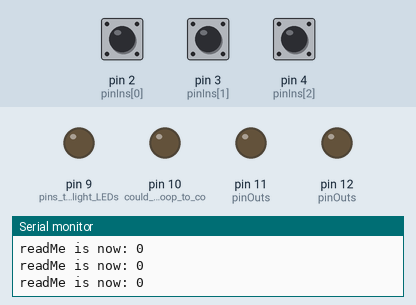
Recording of a sketch running on a simulated Arduino Uno, built with avr-gcc and run on an emulated ATmega328P. Parts: output pins drawn as LEDs (lit = HIGH), the last lines printed to the serial monitor. The inputs (shaded band) are chosen by the test bench; at power-on: pin 2 (pinIns[0]) HIGH, pin 3 (pinIns[1]) HIGH, pin 4 (pinIns[2]) HIGH.

Above: at 1.8 s.
1.9 s: pin 2 (pinIns[0]) pulled LOW for 0.6 s
At 2.4 s:
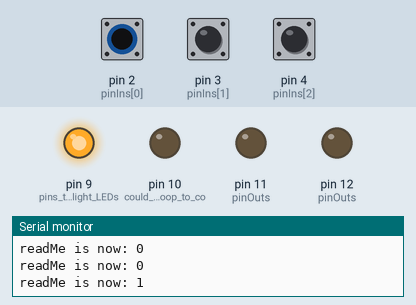
4.0 s: pin 3 (pinIns[1]) pulled LOW for 0.6 s
At 4.6 s:
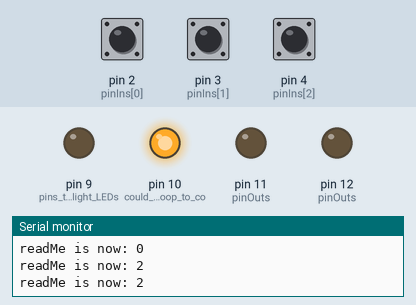
6.5 s: pin 4 (pinIns[2]) pulled LOW for 0.6 s
At 7.3 s:
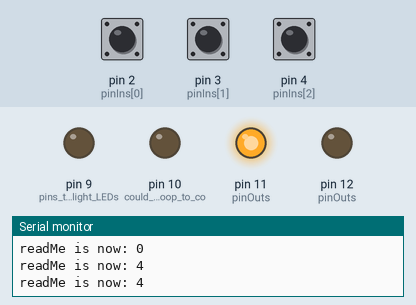
9.0 s: pin 4 (pinIns[2]) pulled LOW for 3.2 s
At 13.6 s:
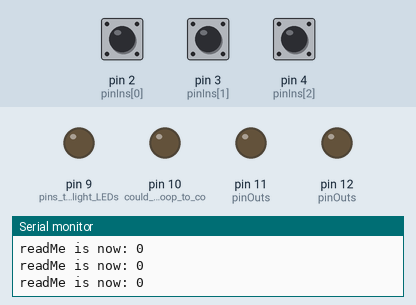
14.0 s: pin 2 (pinIns[0]) pulled LOW for 3.2 s
At 14.8 s:
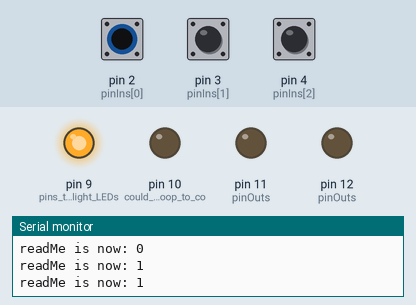
19.0 s: pin 2 (pinIns[0]) driven LOW and pin 3 (pinIns[1]) driven LOW
At 19.8 s:
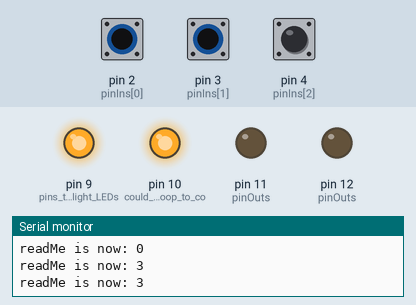
Timing chart, 0 to 21.5 s (numbered marks = the images above; inputs shaded):
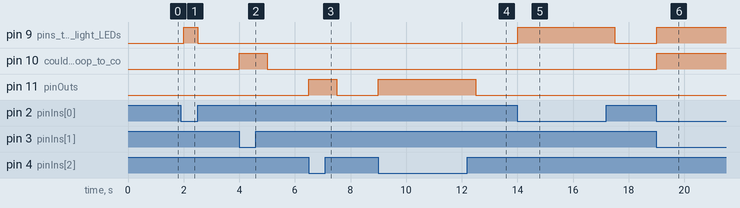

The sketch:

BinaryDisplayFromInput.ino
```cpp
// BinaryDisplayFromInput -- experiment to input number (many ways possible),
// display in binary lites; could get keybd, serial or switch input, use binary
// output other ways

// #define readMe 14  // provide arbitrary number < 7 or 16 if no other input source

byte readMe = 0;   // variable's 8 bits (max) can be read from switches or other input
                // then used to set n LEDs on/off to display its binary format
byte pinIns[] = {2,3,4};        // input pins for 3 bit binary switch
byte pinOuts[] = {9,10,11,12};  //  these are [0,1,2,n] output pins to LEDs
                               //  for 1s,2s,4s,8s; my 3 bit switch only goes 0-7

void setup()    //  code here runs once:
{
  Serial.begin(9600);

  pinMode(2,INPUT);       // digital pins that will read inputs
  pinMode(3,INPUT);       // config more if you have more inputs
  pinMode(4,INPUT);      // can also use INPUT_PULLUP here, without next stuff

  digitalWrite(2, HIGH);      // enable their internal pullup resistors
  digitalWrite(3, HIGH);      // pin 2 to low bit, pin 3 to 2's bit, etc
  digitalWrite(4, HIGH);

  pinMode(9,OUTPUT);     // pins that will light LEDs, 9 = low bit, etc
  pinMode(10,OUTPUT);    // could also use loop to config I/O pins from arrays
  pinMode(11,OUTPUT);
  pinMode(12,OUTPUT);
}

void loop()   // loop runs repeatedly
{
      // set bits of byte readMe from inputs, e.g. rotary 3 bit switch
  for (byte i=0; i < sizeof(pinIns); i++)
  {
   boolean bitOn = digitalRead(pinIns[i]);  // switch pulls the pin low if it's closed
   if (bitOn  == 0)                        // so if low set this bit of readMe to 1
      bitWrite(readMe, i, 1);
   else
      bitWrite(readMe, i, 0);
  }


             // display the var (readMe) on n LEDs in binary code, low endian I/O
  for (byte i=0; i < sizeof(pinOuts); i++)  // or ; "i < sizeof(pinOuts);"
  {
    byte pin = pinOuts[i];
    if (bitRead(readMe, i) == 1) // if bit i of readMe is 1, make respective
                                 // binary output pin high
        digitalWrite(pin, HIGH);
    else
        digitalWrite(pin, LOW);
  } // optionally view number on ser. mon.
  Serial.print("readMe is now: "), Serial.println(readMe);
  delay(500);
} // end loop
```

Measured:
- after the input at 1.9 s, pin 9 (pins_that_will_light_LEDs): LOW → HIGH after 0.10 s, → LOW 0.50 s later
- after the input at 4.0 s, pin 10 (could_also_use_loop_to_co): LOW → HIGH at once, → LOW 1.0 s later
- after the input at 6.5 s, pin 11 (pinOuts): LOW → HIGH at once, → LOW 1.0 s later
- after the input at 9.0 s, pin 11 (pinOuts): LOW → HIGH at once, → LOW 3.5 s later
- after the input at 14.0 s, pin 9 (pins_that_will_light_LEDs): LOW → HIGH at once, → LOW 3.5 s later
- after the input at 19.0 s, pin 9 (pins_that_will_light_LEDs), pin 10 (could_also_use_loop_to_co): LOW → HIGH at once
